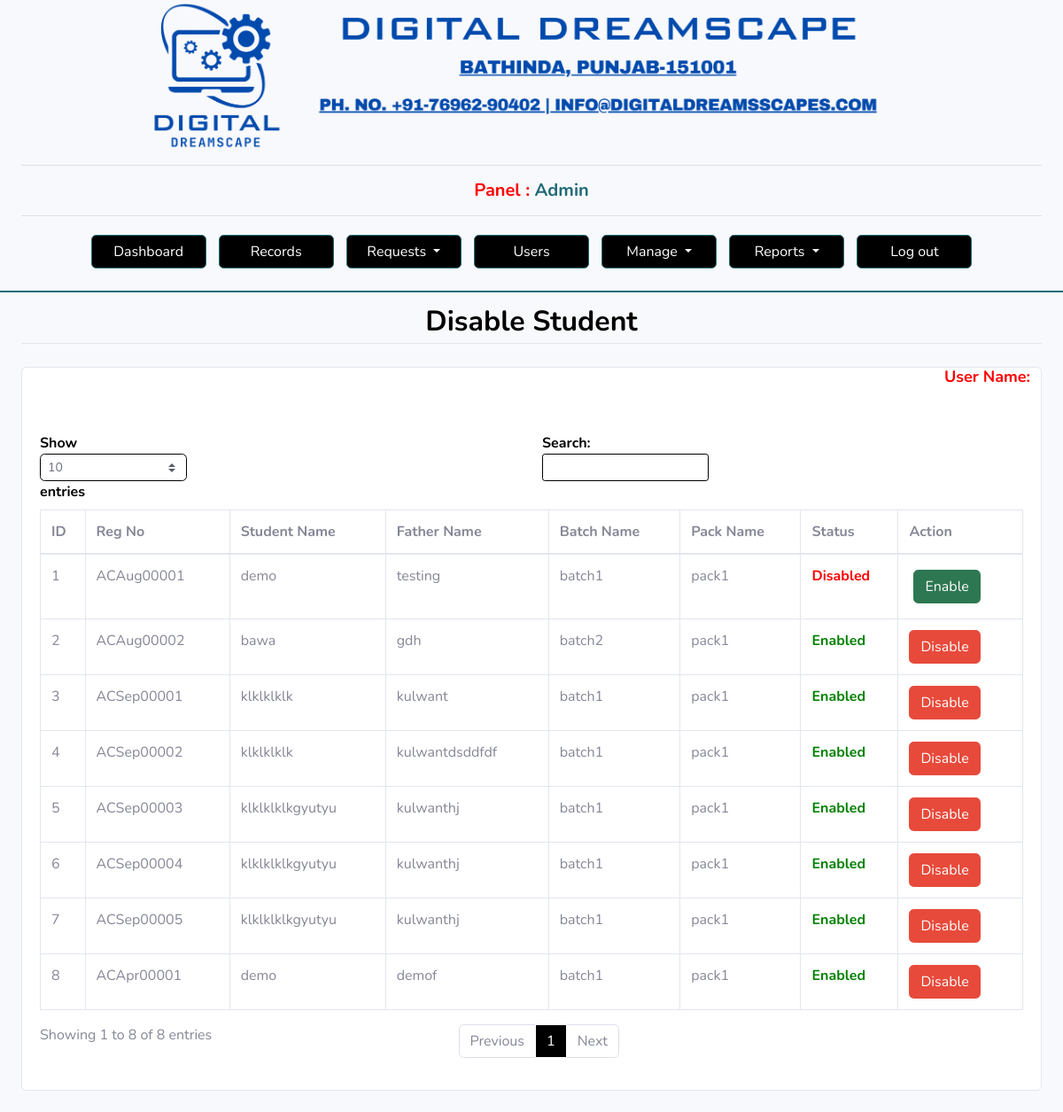
Page /adminpanel/disbalestu.php (signed in) on the committed database.
### tables this page shows
CREATE TABLE `record` (
  `id` int(11) NOT NULL,
  `regno` varchar(20) DEFAULT NULL,
  `batchname` varchar(20) DEFAULT NULL,
  `pic` varchar(50) DEFAULT NULL,
  `stuname` varchar(20) DEFAULT NULL,
  `fname` varchar(20) DEFAULT NULL,
  `mobno` varchar(20) DEFAULT NULL,
  `email` varchar(20) DEFAULT NULL,
  `address` varchar(50) DEFAULT NULL,
  `category` varchar(20) DEFAULT NULL,
  `highqual` varchar(20) DEFAULT NULL,
  `feepack` varchar(50) DEFAULT NULL,
  `paytype` varchar(100) NOT NULL,
  `packfee` text DEFAULT NULL,
  `otherqual` varchar(200) DEFAULT NULL,
  `file` varchar(30) DEFAULT NULL,
  `dob` varchar(20) DEFAULT NULL,
  `gurukukll` varchar(20) DEFAULT NULL,
  `gurukulid` varchar(20) DEFAULT NULL,
  `roomno` varchar(20) DEFAULT NULL,
  `entrydate` varchar(20) DEFAULT NULL,
  `leftdate` varchar(20) DEFAULT NULL,
  `paydate` varchar(100) DEFAULT NULL,
  `amount` text DEFAULT NULL,
  `pending` text DEFAULT NULL,
  `refund` text DEFAULT NULL,
  `concession` text DEFAULT NULL,
  `gst` varchar(30) DEFAULT NULL,
  `mop` varchar(20) DEFAULT NULL,
  `tranno` varchar(30) DEFAULT NULL,
  `cheqno` varchar(30) DEFAULT NULL,
  `refno` varchar(100) DEFAULT NULL,
  `remarks` varchar(100) DEFAULT NULL,
  `Installment` varchar(10) DEFAULT NULL,
  `regby` varchar(100) DEFAULT NULL,
  `status` varchar(100) DEFAULT '0',
  `refundsts` text NOT NULL,
  `constatus` text NOT NULL,
  `batchsts` text DEFAULT NULL,
  `disablests` text DEFAULT '0',
  `apr_date` text DEFAULT NULL
);

CREATE TABLE `batch` (
  `id` int(11) NOT NULL,
  `batchname` varchar(50) NOT NULL,
  `username` text DEFAULT NULL,
  `duration` text DEFAULT NULL,
  `date` varchar(30) NOT NULL
);

CREATE TABLE `pack` (
  `id` int(11) NOT NULL,
  `batchname` varchar(100) DEFAULT NULL,
  `packname` varchar(50) NOT NULL,
  `packprice` varchar(50) NOT NULL,
  `date` varchar(50) NOT NULL
);

### adminpanel/disbalestu.php (the view, shortened to what this page needs)
<?php include('session.php');
?>
<!DOCTYPE html>
<html lang="en">
<head>
  <link href="vendor/fontawesome-free/css/all.min.css" rel="stylesheet" type="text/css">
  <link href="css/sb-admin-2.min.css" rel="stylesheet">
</head>
<body id="page-top">
  <div id="wrapper">
    <div id="content-wrapper" class="d-flex flex-column">
      <div id="content">
<?php include("header.php"); ?>
      <div class="container-fluid">
	  	  <div class="row">
       <div class="col-lg-12">
			<div class="card-header py-3">
              <h2 class="m-0 font-weight-bold text-primary" style="text-align:center;color: #000000!important;">Disable Student</h2>
            </div>
          <div class="card  mb-4">
             <div class="col-xl-12 col-md-6 mb-4">
  <h1 style="float: right;color: red;font-size: 18px;font-weight: bold;">User Name:<span style="color: black;"> <?php echo $_SESSION['username']; ?></span></h1>
  </div>
            <div class="card-body">
              <div class="table-responsive">
			  <form name="form1" method="post" action="">
                <table class="table table-bordered" id="dataTable" width="100%" cellspacing="0">
                    <thead>
                    <tr>
                      <th>ID</th>
					   <th>Reg No</th>
					 <th>Student Name</th>
					 <th>Father Name</th>
					 <th>Batch Name</th>
					 <th>Pack Name</th>
					 <th>Status</th>
					 <th>Action</th>
                    </tr>
                  </thead>
                  <tbody>
				  <?php
		   $username = $_SESSION['username'];
        if ($username) {
            $sql = "SELECT * FROM record WHERE regby='$username'  ORDER BY id ASC";
        } else {
           $sql="select * from record ORDER BY id ASC";
        }
		    $query=mysqli_query($conn,$sql);
		    $i=0;
		    while($show=mysqli_fetch_array($query))
		    {
		    $i++;
		    $batch_id = $show['batchname'];
            $sql1 = "SELECT * FROM batch WHERE id='$batch_id' ORDER BY id ASC";
            $query1 = mysqli_query($conn, $sql1);
            $show1 = mysqli_fetch_array($query1);
			$pack_id = $show['feepack'];
            $sql2 = "SELECT * FROM pack WHERE id='$pack_id' ORDER BY id ASC";
            $query2 = mysqli_query($conn, $sql2);
            $show2 = mysqli_fetch_array($query2);
		   	if ($show['disablests'] == '0') {
				    $st='<span style="color:green;font-weight:bold">Enabled</span>';
					 $ap='<a style="text-decoration:none; color:white " class="btn btn-danger" href="dstatusupdate.php?regno='.$show['regno'].'&id='.$show['id'].'">Disable</a>';
			   }else{
				   $st='<span style="color:red;font-weight:bold">Disabled</span>';
				   $ap='<a style="text-decoration:none; color:white " class="btn btn-success" href="estatusupdate.php?regno='.$show['regno'].'&id='.$show['id'].'">Enable</a>';
			   }
			  ?>
				    <tr >
					 <td><?php echo $i; ?></td>
					 <td><?php echo $show['regno']; ?> </td>
					 <td><?php echo $show['stuname']; ?> </td>
					 <td><?php echo $show['fname']; ?> </td>
					 <td><?php echo $show1['batchname']; ?> </td>
					 <td><?php echo $show2['packname']; ?> </td>
					 <td><?php echo $st; ?> </td>
					 <td><?php echo $ap; ?> </td>
                    </tr>
					       <?php  }  ?>
					                   </tbody>
                </table>
				 </form>
              </div>
            </div>
          </div>
   </div>
        </div>
            </div>
            </div>
</body>
</html>

### adminpanel/disbalestu.php (style rules this page uses)
.btn-success { color: #fff; background-color:#2d7752; border-color:#2d7752; margin: 5px; }

### adminpanel/header.php (style rules this page uses)
.card-header { padding: 4px !important; margin-bottom: 26px !important; margin-top: 10px; }

### rows in the picture
record: regno "ACAug00001", stuname "demo", fname "testing", batch.batchname "batch1", pack.packname "pack1", disablests "Disabled"
record: regno "ACAug00002", stuname "bawa", fname "gdh", batch.batchname "batch2", pack.packname "pack1", disablests "Enabled"
record: regno "ACSep00001", stuname "klklklklk", fname "kulwant", batch.batchname "batch1", pack.packname "pack1", disablests "Enabled"
record: regno "ACSep00002", stuname "klklklklk", fname "kulwantdsddfdf", batch.batchname "batch1", pack.packname "pack1", disablests "Enabled"
record: regno "ACSep00003", stuname "klklklklkgyutyu", fname "kulwanthj", batch.batchname "batch1", pack.packname "pack1", disablests "Enabled"
record: regno "ACSep00004", stuname "klklklklkgyutyu", fname "kulwanthj", batch.batchname "batch1", pack.packname "pack1", disablests "Enabled"
record: regno "ACSep00005", stuname "klklklklkgyutyu", fname "kulwanthj", batch.batchname "batch1", pack.packname "pack1", disablests "Enabled"
record: regno "ACApr00001", stuname "demo", fname "demof", batch.batchname "batch1", pack.packname "pack1", disablests "Enabled"
